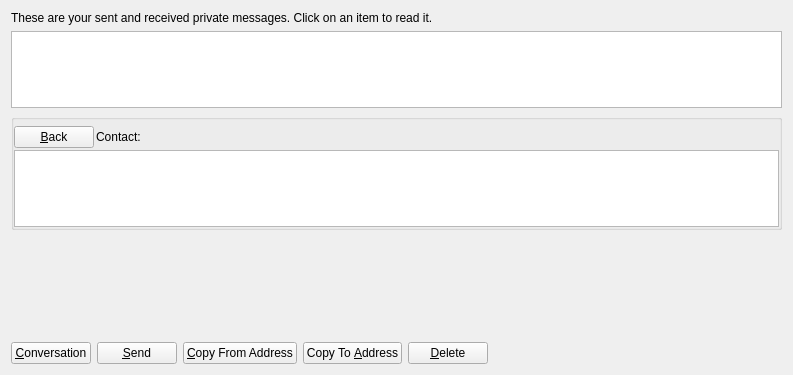
<?xml version="1.0" encoding="UTF-8"?>
<ui version="4.0">
 <class>MessagePage</class>
 <widget class="QWidget" name="MessagePage">
  <property name="geometry">
   <rect>
    <x>0</x>
    <y>0</y>
    <width>793</width>
    <height>375</height>
   </rect>
  </property>
  <property name="windowTitle">
   <string>Address Book</string>
  </property>
  <layout class="QVBoxLayout" name="verticalLayout_2">
   <item>
    <widget class="QLabel" name="labelExplanation">
     <property name="text">
      <string>These are your sent and received private messages. Click on an item to read it.</string>
     </property>
     <property name="textFormat">
      <enum>Qt::PlainText</enum>
     </property>
     <property name="wordWrap">
      <bool>true</bool>
     </property>
    </widget>
   </item>
   <item>
    <widget class="QTableView" name="tableView">
     <property name="contextMenuPolicy">
      <enum>Qt::CustomContextMenu</enum>
     </property>
     <property name="toolTip">
      <string>Click on a message to view it</string>
     </property>
     <property name="tabKeyNavigation">
      <bool>false</bool>
     </property>
     <property name="alternatingRowColors">
      <bool>true</bool>
     </property>
     <property name="selectionMode">
      <enum>QAbstractItemView::SingleSelection</enum>
     </property>
     <property name="selectionBehavior">
      <enum>QAbstractItemView::SelectRows</enum>
     </property>
     <property name="sortingEnabled">
      <bool>true</bool>
     </property>
     <attribute name="verticalHeaderVisible">
      <bool>false</bool>
     </attribute>
    </widget>
   </item>
   <item>
    <layout class="QVBoxLayout" name="verticalLayout">
     <item>
      <widget class="QGroupBox" name="messageDetails">
       <property name="title">
        <string/>
       </property>
       <layout class="QVBoxLayout" name="verticalLayout_4">
        <property name="spacing">
         <number>2</number>
        </property>
        <property name="leftMargin">
         <number>0</number>
        </property>
        <property name="topMargin">
         <number>6</number>
        </property>
        <property name="rightMargin">
         <number>0</number>
        </property>
        <property name="bottomMargin">
         <number>0</number>
        </property>
        <item>
         <layout class="QHBoxLayout" name="horizontalLayout_3">
          <item>
           <widget class="QPushButton" name="backButton">
            <property name="text">
             <string>&amp;Back</string>
            </property>
            <property name="icon">
             <iconset resource="../bitcoin.qrc">
              <normaloff>:/icons/quit</normaloff>:/icons/quit</iconset>
            </property>
           </widget>
          </item>
          <item>
           <widget class="QLabel" name="labelContact">
            <property name="text">
             <string>Contact:</string>
            </property>
           </widget>
          </item>
          <item>
           <widget class="QLabel" name="contactLabel">
            <property name="text">
             <string/>
            </property>
           </widget>
          </item>
          <item>
           <spacer name="horizontalSpacer_3">
            <property name="orientation">
             <enum>Qt::Horizontal</enum>
            </property>
            <property name="sizeHint" stdset="0">
             <size>
              <width>40</width>
              <height>20</height>
             </size>
            </property>
           </spacer>
          </item>
         </layout>
        </item>
        <item>
         <widget class="QListView" name="listConversation">
          <property name="styleSheet">
           <string notr="true">QListView {
selection-background-color: rgb(234, 255, 249);
}</string>
          </property>
         </widget>
        </item>
        <item>
         <layout class="QVBoxLayout" name="verticalLayout_3"/>
        </item>
       </layout>
      </widget>
     </item>
     <item>
      <widget class="MRichTextEdit" name="messageEdit" native="true">
       <property name="minimumSize">
        <size>
         <width>0</width>
         <height>100</height>
        </size>
       </property>
      </widget>
     </item>
     <item>
      <layout class="QHBoxLayout" name="horizontalLayout">
       <item>
        <widget class="QPushButton" name="newButton">
         <property name="text">
          <string>&amp;Conversation</string>
         </property>
         <property name="icon">
          <iconset resource="../bitcoin.qrc">
           <normaloff>:/icons/add</normaloff>:/icons/add</iconset>
         </property>
        </widget>
       </item>
       <item>
        <widget class="QPushButton" name="sendButton">
         <property name="toolTip">
          <string>Sign a message to prove you own a Chemcoin address</string>
         </property>
         <property name="text">
          <string>&amp;Send</string>
         </property>
         <property name="icon">
          <iconset resource="../bitcoin.qrc">
           <normaloff>:/icons/send</normaloff>:/icons/send</iconset>
         </property>
        </widget>
       </item>
       <item>
        <widget class="QPushButton" name="copyFromAddressButton">
         <property name="toolTip">
          <string>Copy the currently selected address to the system clipboard</string>
         </property>
         <property name="text">
          <string>&amp;Copy From Address</string>
         </property>
         <property name="icon">
          <iconset resource="../bitcoin.qrc">
           <normaloff>:/icons/editcopy</normaloff>:/icons/editcopy</iconset>
         </property>
        </widget>
       </item>
       <item>
        <widget class="QPushButton" name="copyToAddressButton">
         <property name="toolTip">
          <string>Copy the currently selected address to the system clipboard</string>
         </property>
         <property name="text">
          <string>Copy To &amp;Address</string>
         </property>
         <property name="icon">
          <iconset resource="../bitcoin.qrc">
           <normaloff>:/icons/editcopy</normaloff>:/icons/editcopy</iconset>
         </property>
        </widget>
       </item>
       <item>
        <widget class="QPushButton" name="deleteButton">
         <property name="toolTip">
          <string>Delete the currently selected address from the list</string>
         </property>
         <property name="text">
          <string>&amp;Delete</string>
         </property>
         <property name="icon">
          <iconset resource="../bitcoin.qrc">
           <normaloff>:/icons/remove</normaloff>:/icons/remove</iconset>
         </property>
        </widget>
       </item>
       <item>
        <spacer name="horizontalSpacer">
         <property name="orientation">
          <enum>Qt::Horizontal</enum>
         </property>
         <property name="sizeHint" stdset="0">
          <size>
           <width>40</width>
           <height>20</height>
          </size>
         </property>
        </spacer>
       </item>
      </layout>
     </item>
    </layout>
   </item>
  </layout>
 </widget>
 <customwidgets>
  <customwidget>
   <class>MRichTextEdit</class>
   <extends>QWidget</extends>
   <header>mrichtextedit.h</header>
   <container>1</container>
  </customwidget>
 </customwidgets>
 <resources>
  <include location="../bitcoin.qrc"/>
 </resources>
 <connections/>
</ui>
